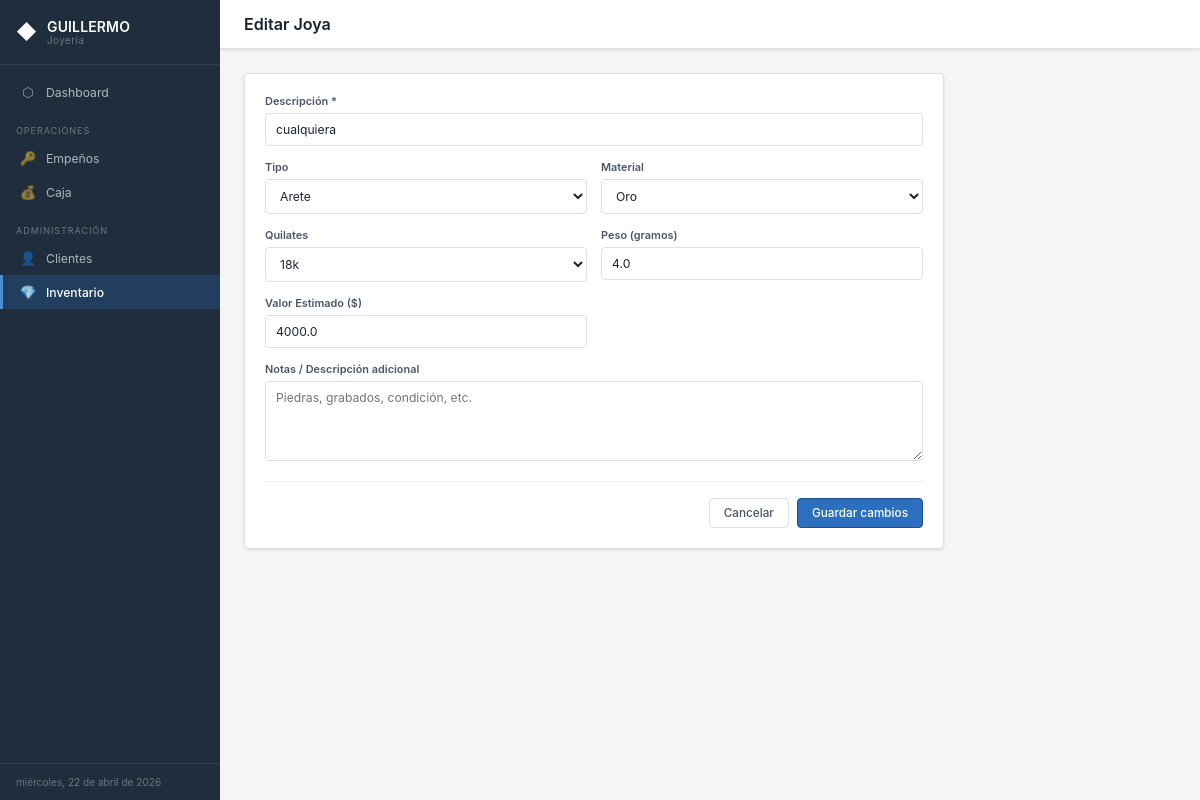
/inventario/2/editar, run on the app's committed database.
### tables this page shows
CREATE TABLE joya (
        id INTEGER PRIMARY KEY AUTOINCREMENT,
        descripcion TEXT NOT NULL, tipo TEXT, material TEXT,
        quilates TEXT, peso_gramos REAL, valor_estimado REAL,
        origen TEXT DEFAULT 'propia', estado TEXT DEFAULT 'disponible',
        notas TEXT, fecha_ingreso TEXT DEFAULT (datetime('now'))
    );

### app.py (the view, shortened to what this page needs)
@app.route('/inventario/<int:id>/editar', methods=['GET','POST'])
def editar_joya(id):
    joya = query("SELECT * FROM joya WHERE id=?", (id,), one=True)
    return render_template('joya_form.html', joya=joya)

### app.py (called while the page is built)
def get_db():
    db = getattr(g, '_database', None)
    if db is None:
        db = g._database = sqlite3.connect(DATABASE)
        db.row_factory = sqlite3.Row
        db.execute("PRAGMA foreign_keys = ON")
    return db

@app.teardown_appcontext
def close_connection(exception):
    db = getattr(g, '_database', None)
    if db is not None: db.close()

def query(sql, args=(), one=False):
    cur = get_db().execute(sql, args)
    rv = cur.fetchall()
    return (rv[0] if rv else None) if one else rv

### templates/joya_form.html (shortened to what this page needs)
{% extends "base.html" %}
{% block page_title %}{{ 'Editar' if joya else 'Registrar' }} Joya{% endblock %}
{% block content %}
<div class="card" style="max-width:700px;">
  <form method="post">
    <div class="form-grid">
      <div class="form-group full">
        <label>Descripción *</label>
        <input type="text" name="descripcion" required
               placeholder="Ej: Anillo solitario con diamante central"
               value="{{ joya.descripcion if joya else '' }}">
      </div>
      <div class="form-group">
        <label>Tipo</label>
        <select name="tipo">
          {% for t in ['Anillo','Collar','Pulsera','Arete','Broche','Cadena','Dije','Reloj','Otro'] %}
          <option value="{{ t }}" {% if joya and joya.tipo == t %}selected{% endif %}>{{ t }}</option>
          {% endfor %}
        </select>
      </div>
      <div class="form-group">
        <label>Material</label>
        <select name="material">
          {% for m in ['Oro','Plata','Platino','Oro blanco','Oro rosa','Acero','Otro'] %}
          <option value="{{ m }}" {% if joya and joya.material == m %}selected{% endif %}>{{ m }}</option>
          {% endfor %}
        </select>
      </div>
      <div class="form-group">
        <label>Quilates</label>
        <select name="quilates">
          {% for q in ['8k','10k','14k','18k','21k','24k','925 (plata)','950 (platino)'] %}
          <option value="{{ q }}" {% if joya and joya.quilates == q %}selected{% endif %}>{{ q }}</option>
          {% endfor %}
        </select>
      </div>
      <div class="form-group">
        <label>Peso (gramos)</label>
        <input type="number" name="peso_gramos" step="0.01" min="0"
               value="{{ joya.peso_gramos if joya and joya.peso_gramos else '' }}">
      </div>
      <div class="form-group">
        <label>Valor Estimado ($)</label>
        <input type="number" name="valor_estimado" step="0.01" min="0"
               value="{{ joya.valor_estimado if joya and joya.valor_estimado else '' }}">
      </div>
      <div class="form-group full">
        <label>Notas / Descripción adicional</label>
        <textarea name="notas" placeholder="Piedras, grabados, condición, etc.">{{ joya.notas if joya else '' }}</textarea>
      </div>
    </div>
    <div class="form-actions">
      <a href="{{ url_for('inventario') }}" class="btn btn-outline">Cancelar</a>
      <button type="submit" class="btn btn-gold">
        {{ 'Guardar cambios' if joya else 'Registrar Joya' }}
      </button>
    </div>
  </form>
</div>
{% endblock %}

### static/css/main.css (style rules this page uses)
:root { --accent: #2C6FBF; --accent-dark: #1E4F8C; --accent-light:#4A8FD4; --bg: #F4F5F7; --bg2: #FFFFFF; --bg3: #FFFFFF; --bg4: #F9FAFB; --border: #DDE1E7; --border2: #EBEEF2; --text: #1A2332; --text2: #4A5568; --text3: #8A96A3; --red: #D93025; --green: #1E8A4C; --orange: #C97B10; --sidebar-bg: #1F2D3D; --sidebar-text: rgba(255,255,255,0.65); --sidebar-section: rgba(255,255,255,0.35); --sidebar-border: rgba(255,255,255,0.08); --sidebar-hover: rgba(255,255,255,0.07); --sidebar-active: rgba(44,111,191,0.25); --input-bg: #FFFFFF; --table-hover: #F0F4FA; --thead-bg: #F9FAFB; --sidebar-w: 220px; --radius: 4px; --shadow: 0 1px 3px rgba(0,0,0,0.10); --shadow-md: 0 2px 8px rgba(0,0,0,0.10); }
*, *::before, *::after { box-sizing: border-box; margin: 0; padding: 0; }
html { font-size: 14px; }
body { font-family: -apple-system, BlinkMacSystemFont, 'Segoe UI', Roboto, sans-serif; background: var(--bg); color: var(--text); display: flex; min-height: 100vh; }
a { color: var(--accent); text-decoration: none; }
input, select, textarea, button { font-family: inherit; }
.btn { display: inline-flex; align-items: center; gap: 5px; padding: 7px 14px; border-radius: var(--radius); font-size: 0.84rem; font-weight: 500; cursor: pointer; border: 1px solid transparent; transition: background .15s, border-color .15s; }
.btn-gold { background: var(--accent); color: #FFFFFF; border-color: var(--accent-dark); }
.btn-outline { background: var(--bg2); border: 1px solid var(--border); color: var(--text2); }
.card { background: var(--bg3); border: 1px solid var(--border); border-radius: var(--radius); padding: 20px; box-shadow: var(--shadow); }
.form-grid { display: grid; grid-template-columns: 1fr 1fr; gap: 14px; }
.form-group { display: flex; flex-direction: column; gap: 5px; }
.form-group.full { grid-column: 1 / -1; }
label { font-size: 0.78rem; font-weight: 600; color: var(--text2); }
input[type="text"], input[type="email"], input[type="number"], input[type="date"], input[type="tel"], select, textarea { background: var(--input-bg); border: 1px solid var(--border); border-radius: var(--radius); color: var(--text); padding: 8px 10px; font-size: 0.87rem; transition: border-color .15s, box-shadow .15s; width: 100%; }
select option { background: var(--input-bg); }
textarea { resize: vertical; min-height: 80px; }
.form-actions { display: flex; gap: 8px; justify-content: flex-end; padding-top: 16px; border-top: 1px solid var(--border2); margin-top: 20px; }

### data on the page
joya: descripcion "cualquiera", tipo "Arete", material "Oro", quilates "18k", peso_gramos "4.0", valor_estimado "4000.0"

### other printed values
{{ 'Editar' if joya else 'Registrar' }} "Editar"
{{ 'Guardar cambios' if joya else 'Registrar Joya' }} "Guardar cambios"
